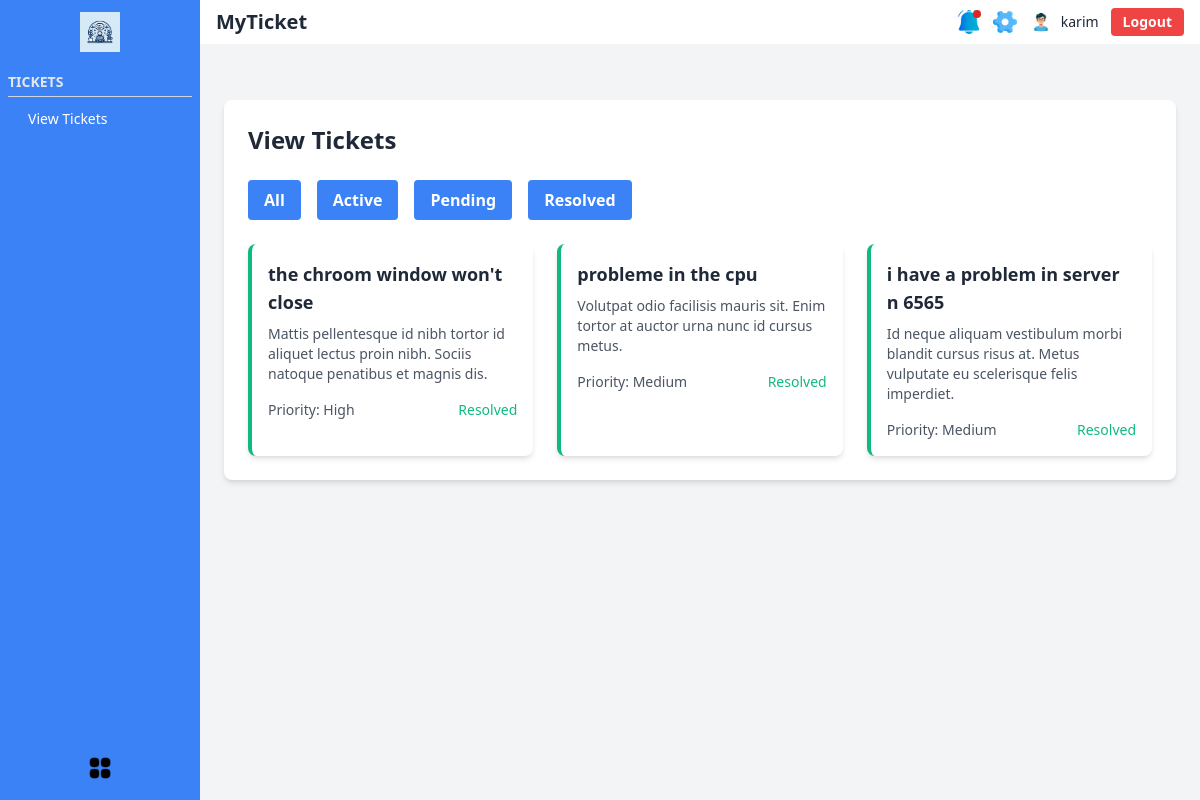
The app's page /view-ticket/ (signed in) with its own data.
### users/models.py (models this page shows, shortened)
class CustomUser(AbstractUser):
    ROLE_CHOICES = [
        ('admin', 'Admin'),
        ('engineer', 'Engineer'),
        ('customer', 'Customer')
    ]
    role = models.CharField(max_length=10, choices=ROLE_CHOICES)
    email = models.EmailField(unique=True)
    @property
    def is_engineer(self):
        return self.role == 'engineer'
    @property
    def is_customer(self):
        return self.role == 'customer'

### tickets/models.py (models this page shows, shortened)
class Ticket(models.Model):
    ticket_id = models.CharField(max_length=7, unique=True, null=True)
    title = models.CharField(max_length=255)
    description = models.TextField()
    status = models.IntegerField(choices=TICKET_STATUS_CHOICES, default=1)
    priority = models.IntegerField(choices=TICKET_PRIORITY_CHOICES, default=1)
    created_at = models.DateTimeField(auto_now_add=True)
    updated_at = models.DateTimeField(auto_now=True)
    customer = models.ForeignKey(User, on_delete=models.CASCADE, related_name='customer_tickets')
    engineer = models.ForeignKey(User, on_delete=models.DO_NOTHING, related_name='engineer_tickets', null=True)
    def get_status_display(self):
        return dict(TICKET_STATUS_CHOICES).get(self.status, 'Unknown')
    def get_priority_display(self):
        return dict(TICKET_PRIORITY_CHOICES).get(self.priority, 'Unknown priority')

### tickets/views.py (the view)
# urls.py: path('view-ticket/', views.view_tickets, name='view-ticket'),
def view_tickets(request):
    if request.user.is_authenticated:
        if request.user.is_customer:
            tickets = Ticket.objects.filter(customer=request.user)
        elif request.user.is_engineer:
            tickets = Ticket.objects.filter(engineer=request.user)
        else:
            return HttpResponse('Unauthorized', status=401)
        return render(request, 'ticket/view_ticket.html', {'tickets': tickets})
    return HttpResponse('Unauthorized', status=401)

### templates/ticket/view_ticket.html (shortened to what this page needs)
{% extends 'base.html' %}
{% block content %}
    <div class="max-w-7xl mx-auto mt-8 p-6 bg-white rounded-lg shadow-md">
        <h2 class="text-2xl font-bold text-gray-800 mb-6">View Tickets</h2>
        <div class="flex justify-between mb-6">
            <div class="flex space-x-4">
                <button class="bg-blue-500 hover:bg-blue-700 text-white font-bold py-2 px-4 rounded focus:outline-none focus:shadow-outline filter-btn"
                        data-status="all">All
                </button>
                <button class="bg-blue-500 hover:bg-blue-700 text-white font-bold py-2 px-4 rounded focus:outline-none focus:shadow-outline filter-btn"
                        data-status="1">Active
                </button>
                <button class="bg-blue-500 hover:bg-blue-700 text-white font-bold py-2 px-4 rounded focus:outline-none focus:shadow-outline filter-btn"
                        data-status="2">Pending
                </button>
                <button class="bg-blue-500 hover:bg-blue-700 text-white font-bold py-2 px-4 rounded focus:outline-none focus:shadow-outline filter-btn"
                        data-status="3">Resolved
                </button>
            </div>
        </div>
        <div id="ticket-container" class="grid grid-cols-1 sm:grid-cols-2 lg:grid-cols-3 gap-6">
            {% for ticket in tickets %}
                <div class="ticket-card bg-white p-4 rounded-lg shadow-md border-l-4 {% if ticket.status == 1 %}border-blue-500{% elif ticket.status == 2 %}border-yellow-500{% elif ticket.status == 3 %}border-green-500{% endif %}"
                     data-status="{{ ticket.status }}">
                    <h3 class="text-lg font-bold text-gray-800 mb-2">
                        <a href="{% url 'detail-ticket' ticket.ticket_id %}">{{ ticket.title }}</a>
                    </h3>
                    <p class="text-sm text-gray-600 mb-4">{{ ticket.description }}</p>
                    <div class="flex justify-between items-center">
                        <span class="text-sm text-gray-600">Priority: {{ ticket.get_priority_display }}</span>
                        <span class="text-sm {% if ticket.status == 1 %}text-blue-500{% elif ticket.status == 2 %}text-yellow-500{% elif ticket.status == 3 %}text-green-500{% endif %}">{{ ticket.get_status_display }}</span>
                    </div>
                </div>
            {% endfor %}
        </div>
    </div>
{% endblock %}

### templates/base.html (shortened to what this page needs)
<!DOCTYPE html>
<html lang="en">
{% load static %}
<head>
    <link href="https://cdn.jsdelivr.net/npm/tailwindcss@2.2.19/dist/tailwind.min.css" rel="stylesheet">
</head>
<body class="bg-gray-100 flex h-screen">
<div id="sidebar"
     class="sidebar-expanded bg-blue-500 text-white flex flex-col transition-width duration-300 relative h-screen">
    <div class="flex items-center justify-center h-16">
        <img src="{% static 'images/myticket.jpg' %}" alt="MyTicket Logo" class="w-10 h-10">
    </div>
    <nav class="flex-1 px-2">
        <div class="mt-2">
            <h2 class="text-sm font-semibold uppercase text-gray-200 border-b border-gray-300 pb-1">Tickets</h2>
            <ul>
                <li class="hover:bg-blue-600">
                    <a href="{% url 'view-ticket' %}" class="flex items-center p-3">
                        <span class="ml-2 text-sm">View Tickets</span>
                    </a>
                </li>
            </ul>
        </div>
    </nav>
    <div class="flex items-center justify-center h-16 cursor-pointer absolute bottom-0 w-full"
         onclick="toggleSidebar()">
        <img src="{% static 'images/menu.png' %}" alt="Menu" class="w-6 h-6">
    </div>
</div>
<div class="flex-1 flex flex-col">
    <header class="bg-white shadow-md flex items-center justify-between px-4 py-2">
        <div class="flex items-center">
            <h1 class="text-xl font-bold text-gray-800"><a href="{% url 'dashboard' %}">MyTicket</a></h1>
        </div>
        <div class="flex items-center space-x-3">
            <div class="relative">
                <img src="{% static 'images/notification.png' %}" alt="Notifications" class="w-6 h-6 cursor-pointer">
                <span class="absolute top-0 right-0 block h-2 w-2 rounded-full bg-red-600"></span>
            </div>
            <img src="{% static 'images/settings.png' %}" alt="Settings" class="w-6 h-6 cursor-pointer">
            <div class="flex items-center">
                <img src="{% static 'images/avatar.jpg' %}" alt="User Avatar" class="w-6 h-6 rounded-full">
                <span class="ml-2 text-sm text-gray-800">{{ request.user.username }}</span>
            </div>
            <button class="ml-3 bg-red-500 hover:bg-red-700 text-white font-bold py-1 px-3 rounded text-sm focus:outline-none">
                <a href="{% url 'logout' %}">Logout</a>
            </button>
        </div>
    </header>
    <main class="flex-1 p-6 bg-gray-100">
        {% block content %}{% endblock %}
    </main>
</div>
</body>
</html>

### templates/base.html (style rules this page uses)
.sidebar-expanded { width: 200px; }

### records on screen
CustomUser: user.username "karim"
Ticket: title "the chroom window won't close", description "Mattis pellentesque id nibh tortor id aliquet lectus proin nibh. Sociis natoque penatibus et magnis dis.", priority "High", status "Resolved"
Ticket: title "probleme in the cpu", description "Volutpat odio facilisis mauris sit. Enim tortor at auctor urna nunc id cursus metus.", priority "Medium", status "Resolved"
Ticket: title "i have a problem in server n 6565", description "Id neque aliquam vestibulum morbi blandit cursus risus at. Metus vulputate eu scelerisque felis imperdiet.", priority "Medium", status "Resolved"
